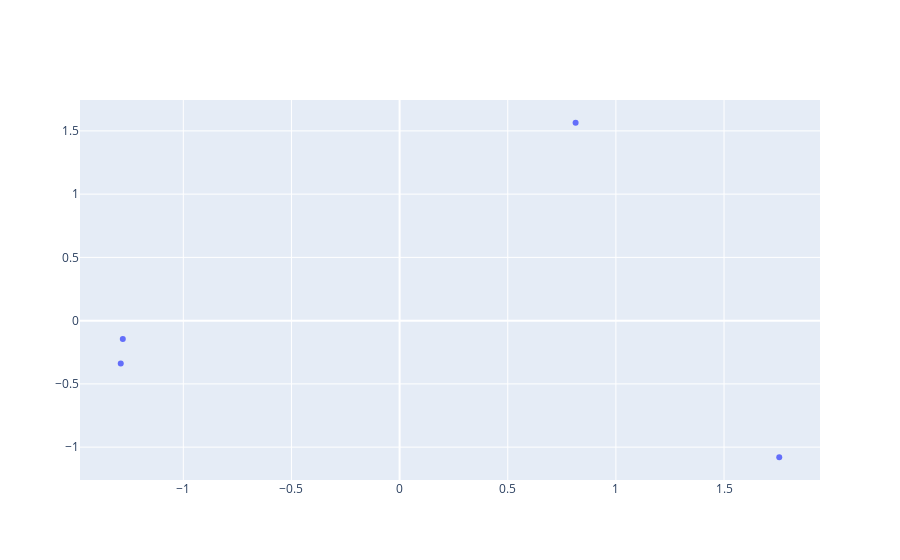

The notebook cell saved with this chart:
### Code cell
fig = go.Figure()
fig.add_trace(go.Scatter(x=pc_out[:,0], y=pc_out[:,1], mode="markers",text=["PC1", "PC2"]))

### Figure 1 — Plotly figure (JSON) as saved in the notebook; plotly's stock layout.template omitted (floating-point values rounded to 4 significant figures)
{"data": [{"mode": "markers", "text": ["PC1", "PC2"], "type": "scatter", "x": [-1.28, -1.289, 1.755, 0.8137], "y": [-0.145, -0.3392, -1.08, 1.564]}], "layout": {}}
